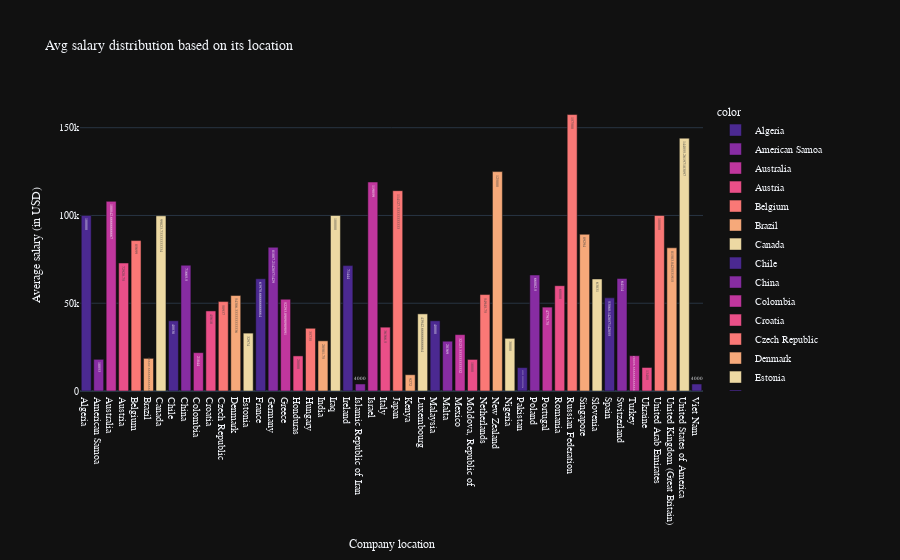

Write notebook code for a chart like this one.
### Markdown cell above
#### 2.7 Salary based on company location

Now the Salary distribution for the data jobs all across the world based on its location.

### Code cell
sal_dis = df.groupby('company_location')['salary_in_usd'].mean()
fig = px.bar(x = sal_dis.index, y = sal_dis.values,
             text = sal_dis.values,
             color = sal_dis.index,
             color_discrete_sequence=px.colors.sequential.Agsunset,
             title = 'Avg salary distribution based on its location',
             template = 'plotly_dark'
             )
fig.update_layout(
    xaxis_title="Company location",
    yaxis_title="Average salary (in USD)",
    font = dict(size=10,family="Franklin Gothic"))
fig.show()

### Figure 1 — Plotly figure (JSON) as saved in the notebook; plotly's stock layout.template omitted (floating-point values rounded to 4 significant figures)
{"data": [{"alignmentgroup": "True", "hovertemplate": "color=Algeria<br>x=%{x}<br>y=%{y}<br>text=%{text}<extra></extra>", "legendgroup": "Algeria", "marker": {"color": "rgb(75, 41, 145)", "pattern": {"shape": ""}}, "name": "Algeria", "offsetgroup": "Algeria", "orientation": "v", "showlegend": true, "text": [100000], "textposition": "auto", "type": "bar", "x": ["Algeria"], "xaxis": "x", "y": [100000], "yaxis": "y"}, {"alignmentgroup": "True", "hovertemplate": "color=American Samoa<br>x=%{x}<br>y=%{y}<br>text=%{text}<extra></extra>", "legendgroup": "American Samoa", "marker": {"color": "rgb(135, 44, 162)", "pattern": {"shape": ""}}, "name": "American Samoa", "offsetgroup": "American Samoa", "orientation": "v", "showlegend": true, "text": [18053], "textposition": "auto", "type": "bar", "x": ["American Samoa"], "xaxis": "x", "y": [18053], "yaxis": "y"}, {"alignmentgroup": "True", "hovertemplate": "color=Australia<br>x=%{x}<br>y=%{y}<br>text=%{text}<extra></extra>", "legendgroup": "Australia", "marker": {"color": "rgb(192, 54, 157)", "pattern": {"shape": ""}}, "name": "Australia", "offsetgroup": "Australia", "orientation": "v", "showlegend": true, "text": [108000.0], "textposition": "auto", "type": "bar", "x": ["Australia"], "xaxis": "x", "y": [108000.0], "yaxis": "y"}, {"alignmentgroup": "True", "hovertemplate": "color=Austria<br>x=%{x}<br>y=%{y}<br>text=%{text}<extra></extra>", "legendgroup": "Austria", "marker": {"color": "rgb(234, 79, 136)", "pattern": {"shape": ""}}, "name": "Austria", "offsetgroup": "Austria", "orientation": "v", "showlegend": true, "text": [72920.0], "textposition": "auto", "type": "bar", "x": ["Austria"], "xaxis": "x", "y": [72920.0], "yaxis": "y"}, {"alignmentgroup": "True", "hovertemplate": "color=Belgium<br>x=%{x}<br>y=%{y}<br>text=%{text}<extra></extra>", "legendgroup": "Belgium", "marker": {"color": "rgb(250, 120, 118)", "pattern": {"shape": ""}}, "name": "Belgium", "offsetgroup": "Belgium", "orientation": "v", "showlegend": true, "text": [85699], "textposition": "auto", "type": "bar", "x": ["Belgium"], "xaxis": "x", "y": [85699], "yaxis": "y"}, {"alignmentgroup": "True", "hovertemplate": "color=Brazil<br>x=%{x}<br>y=%{y}<br>text=%{text}<extra></extra>", "legendgroup": "Brazil", "marker": {"color": "rgb(246, 169, 122)", "pattern": {"shape": ""}}, "name": "Brazil", "offsetgroup": "Brazil", "orientation": "v", "showlegend": true, "text": [18600.0], "textposition": "auto", "type": "bar", "x": ["Brazil"], "xaxis": "x", "y": [18600.0], "yaxis": "y"}, {"alignmentgroup": "True", "hovertemplate": "color=Canada<br>x=%{x}<br>y=%{y}<br>text=%{text}<extra></extra>", "legendgroup": "Canada", "marker": {"color": "rgb(237, 217, 163)", "pattern": {"shape": ""}}, "name": "Canada", "offsetgroup": "Canada", "orientation": "v", "showlegend": true, "text": [99820.0], "textposition": "auto", "type": "bar", "x": ["Canada"], "xaxis": "x", "y": [99820.0], "yaxis": "y"}, {"alignmentgroup": "True", "hovertemplate": "color=Chile<br>x=%{x}<br>y=%{y}<br>text=%{text}<extra></extra>", "legendgroup": "Chile", "marker": {"color": "rgb(75, 41, 145)", "pattern": {"shape": ""}}, "name": "Chile", "offsetgroup": "Chile", "orientation": "v", "showlegend": true, "text": [40038], "textposition": "auto", "type": "bar", "x": ["Chile"], "xaxis": "x", "y": [40038], "yaxis": "y"}, {"alignmentgroup": "True", "hovertemplate": "color=China<br>x=%{x}<br>y=%{y}<br>text=%{text}<extra></extra>", "legendgroup": "China", "marker": {"color": "rgb(135, 44, 162)", "pattern": {"shape": ""}}, "name": "China", "offsetgroup": "China", "orientation": "v", "showlegend": true, "text": [71670.0], "textposition": "auto", "type": "bar", "x": ["China"], "xaxis": "x", "y": [71670.0], "yaxis": "y"}, {"alignmentgroup": "True", "hovertemplate": "color=Colombia<br>x=%{x}<br>y=%{y}<br>text=%{text}<extra></extra>", "legendgroup": "Colombia", "marker": {"color": "rgb(192, 54, 157)", "pattern": {"shape": ""}}, "name": "Colombia", "offsetgroup": "Colombia", "orientation": "v", "showlegend": true, "text": [21844], "textposition": "auto", "type": "bar", "x": ["Colombia"], "xaxis": "x", "y": [21844], "yaxis": "y"}, {"alignmentgroup": "True", "hovertemplate": "color=Croatia<br>x=%{x}<br>y=%{y}<br>text=%{text}<extra></extra>", "legendgroup": "Croatia", "marker": {"color": "rgb(234, 79, 136)", "pattern": {"shape": ""}}, "name": "Croatia", "offsetgroup": "Croatia", "orientation": "v", "showlegend": true, "text": [45618], "textposition": "auto", "type": "bar", "x": ["Croatia"], "xaxis": "x", "y": [45618], "yaxis": "y"}, {"alignmentgroup": "True", "hovertemplate": "color=Czech Republic<br>x=%{x}<br>y=%{y}<br>text=%{text}<extra></extra>", "legendgroup": "Czech Republic", "marker": {"color": "rgb(250, 120, 118)", "pattern": {"shape": ""}}, "name": "Czech Republic", "offsetgroup": "Czech Republic", "orientation": "v", "showlegend": true, "text": [50937], "textposition": "auto", "type": "bar", "x": ["Czech Republic"], "xaxis": "x", "y": [50937], "yaxis": "y"}, {"alignmentgroup": "True", "hovertemplate": "color=Denmark<br>x=%{x}<br>y=%{y}<br>text=%{text}<extra></extra>", "legendgroup": "Denmark", "marker": {"color": "rgb(246, 169, 122)", "pattern": {"shape": ""}}, "name": "Denmark", "offsetgroup": "Denmark", "orientation": "v", "showlegend": true, "text": [54390.0], "textposition": "auto", "type": "bar", "x": ["Denmark"], "xaxis": "x", "y": [54390.0], "yaxis": "y"}, {"alignmentgroup": "True", "hovertemplate": "color=Estonia<br>x=%{x}<br>y=%{y}<br>text=%{text}<extra></extra>", "legendgroup": "Estonia", "marker": {"color": "rgb(237, 217, 163)", "pattern": {"shape": ""}}, "name": "Estonia", "offsetgroup": "Estonia", "orientation": "v", "showlegend": true, "text": [32974], "textposition": "auto", "type": "bar", "x": ["Estonia"], "xaxis": "x", "y": [32974], "yaxis": "y"}, {"alignmentgroup": "True", "hovertemplate": "color=France<br>x=%{x}<br>y=%{y}<br>text=%{text}<extra></extra>", "legendgroup": "France", "marker": {"color": "rgb(75, 41, 145)", "pattern": {"shape": ""}}, "name": "France", "offsetgroup": "France", "orientation": "v", "showlegend": true, "text": [63970.0], "textposition": "auto", "type": "bar", "x": ["France"], "xaxis": "x", "y": [63970.0], "yaxis": "y"}, {"alignmentgroup": "True", "hovertemplate": "color=Germany<br>x=%{x}<br>y=%{y}<br>text=%{text}<extra></extra>", "legendgroup": "Germany", "marker": {"color": "rgb(135, 44, 162)", "pattern": {"shape": ""}}, "name": "Germany", "offsetgroup": "Germany", "orientation": "v", "showlegend": true, "text": [81890.0], "textposition": "auto", "type": "bar", "x": ["Germany"], "xaxis": "x", "y": [81890.0], "yaxis": "y"}, {"alignmentgroup": "True", "hovertemplate": "color=Greece<br>x=%{x}<br>y=%{y}<br>text=%{text}<extra></extra>", "legendgroup": "Greece", "marker": {"color": "rgb(192, 54, 157)", "pattern": {"shape": ""}}, "name": "Greece", "offsetgroup": "Greece", "orientation": "v", "showlegend": true, "text": [52290.0], "textposition": "auto", "type": "bar", "x": ["Greece"], "xaxis": "x", "y": [52290.0], "yaxis": "y"}, {"alignmentgroup": "True", "hovertemplate": "color=Honduras<br>x=%{x}<br>y=%{y}<br>text=%{text}<extra></extra>", "legendgroup": "Honduras", "marker": {"color": "rgb(234, 79, 136)", "pattern": {"shape": ""}}, "name": "Honduras", "offsetgroup": "Honduras", "orientation": "v", "showlegend": true, "text": [20000], "textposition": "auto", "type": "bar", "x": ["Honduras"], "xaxis": "x", "y": [20000], "yaxis": "y"}, {"alignmentgroup": "True", "hovertemplate": "color=Hungary<br>x=%{x}<br>y=%{y}<br>text=%{text}<extra></extra>", "legendgroup": "Hungary", "marker": {"color": "rgb(250, 120, 118)", "pattern": {"shape": ""}}, "name": "Hungary", "offsetgroup": "Hungary", "orientation": "v", "showlegend": true, "text": [35735], "textposition": "auto", "type": "bar", "x": ["Hungary"], "xaxis": "x", "y": [35735], "yaxis": "y"}, {"alignmentgroup": "True", "hovertemplate": "color=India<br>x=%{x}<br>y=%{y}<br>text=%{text}<extra></extra>", "legendgroup": "India", "marker": {"color": "rgb(246, 169, 122)", "pattern": {"shape": ""}}, "name": "India", "offsetgroup": "India", "orientation": "v", "showlegend": true, "text": [28580.0], "textposition": "auto", "type": "bar", "x": ["India"], "xaxis": "x", "y": [28580.0], "yaxis": "y"}, {"alignmentgroup": "True", "hovertemplate": "color=Iraq<br>x=%{x}<br>y=%{y}<br>text=%{text}<extra></extra>", "legendgroup": "Iraq", "marker": {"color": "rgb(237, 217, 163)", "pattern": {"shape": ""}}, "name": "Iraq", "offsetgroup": "Iraq", "orientation": "v", "showlegend": true, "text": [100000], "textposition": "auto", "type": "bar", "x": ["Iraq"], "xaxis": "x", "y": [100000], "yaxis": "y"}, {"alignmentgroup": "True", "hovertemplate": "color=Ireland<br>x=%{x}<br>y=%{y}<br>text=%{text}<extra></extra>", "legendgroup": "Ireland", "marker": {"color": "rgb(75, 41, 145)", "pattern": {"shape": ""}}, "name": "Ireland", "offsetgroup": "Ireland", "orientation": "v", "showlegend": true, "text": [71444], "textposition": "auto", "type": "bar", "x": ["Ireland"], "xaxis": "x", "y": [71444], "yaxis": "y"}, {"alignmentgroup": "True", "hovertemplate": "color=Islamic Republic of Iran<br>x=%{x}<br>y=%{y}<br>text=%{text}<extra></extra>", "legendgroup": "Islamic Republic of Iran", "marker": {"color": "rgb(135, 44, 162)", "pattern": {"shape": ""}}, "name": "Islamic Republic of Iran", "offsetgroup": "Islamic Republic of Iran", "orientation": "v", "showlegend": true, "text": [4000], "textposition": "auto", "type": "bar", "x": ["Islamic Republic of Iran"], "xaxis": "x", "y": [4000], "yaxis": "y"}, {"alignmentgroup": "True", "hovertemplate": "color=Israel<br>x=%{x}<br>y=%{y}<br>text=%{text}<extra></extra>", "legendgroup": "Israel", "marker": {"color": "rgb(192, 54, 157)", "pattern": {"shape": ""}}, "name": "Israel", "offsetgroup": "Israel", "orientation": "v", "showlegend": true, "text": [119059], "textposition": "auto", "type": "bar", "x": ["Israel"], "xaxis": "x", "y": [119059], "yaxis": "y"}, {"alignmentgroup": "True", "hovertemplate": "color=Italy<br>x=%{x}<br>y=%{y}<br>text=%{text}<extra></extra>", "legendgroup": "Italy", "marker": {"color": "rgb(234, 79, 136)", "pattern": {"shape": ""}}, "name": "Italy", "offsetgroup": "Italy", "orientation": "v", "showlegend": true, "text": [36370.0], "textposition": "auto", "type": "bar", "x": ["Italy"], "xaxis": "x", "y": [36370.0], "yaxis": "y"}, {"alignmentgroup": "True", "hovertemplate": "color=Japan<br>x=%{x}<br>y=%{y}<br>text=%{text}<extra></extra>", "legendgroup": "Japan", "marker": {"color": "rgb(250, 120, 118)", "pattern": {"shape": ""}}, "name": "Japan", "offsetgroup": "Japan", "orientation": "v", "showlegend": true, "text": [114100.0], "textposition": "auto", "type": "bar", "x": ["Japan"], "xaxis": "x", "y": [114100.0], "yaxis": "y"}, {"alignmentgroup": "True", "hovertemplate": "color=Kenya<br>x=%{x}<br>y=%{y}<br>text=%{text}<extra></extra>", "legendgroup": "Kenya", "marker": {"color": "rgb(246, 169, 122)", "pattern": {"shape": ""}}, "name": "Kenya", "offsetgroup": "Kenya", "orientation": "v", "showlegend": true, "text": [9272], "textposition": "auto", "type": "bar", "x": ["Kenya"], "xaxis": "x", "y": [9272], "yaxis": "y"}, {"alignmentgroup": "True", "hovertemplate": "color=Luxembourg<br>x=%{x}<br>y=%{y}<br>text=%{text}<extra></extra>", "legendgroup": "Luxembourg", "marker": {"color": "rgb(237, 217, 163)", "pattern": {"shape": ""}}, "name": "Luxembourg", "offsetgroup": "Luxembourg", "orientation": "v", "showlegend": true, "text": [43940.0], "textposition": "auto", "type": "bar", "x": ["Luxembourg"], "xaxis": "x", "y": [43940.0], "yaxis": "y"}, {"alignmentgroup": "True", "hovertemplate": "color=Malaysia<br>x=%{x}<br>y=%{y}<br>text=%{text}<extra></extra>", "legendgroup": "Malaysia", "marker": {"color": "rgb(75, 41, 145)", "pattern": {"shape": ""}}, "name": "Malaysia", "offsetgroup": "Malaysia", "orientation": "v", "showlegend": true, "text": [40000], "textposition": "auto", "type": "bar", "x": ["Malaysia"], "xaxis": "x", "y": [40000], "yaxis": "y"}, {"alignmentgroup": "True", "hovertemplate": "color=Malta<br>x=%{x}<br>y=%{y}<br>text=%{text}<extra></extra>", "legendgroup": "Malta", "marker": {"color": "rgb(135, 44, 162)", "pattern": {"shape": ""}}, "name": "Malta", "offsetgroup": "Malta", "orientation": "v", "showlegend": true, "text": [28369], "textposition": "auto", "type": "bar", "x": ["Malta"], "xaxis": "x", "y": [28369], "yaxis": "y"}, {"alignmentgroup": "True", "hovertemplate": "color=Mexico<br>x=%{x}<br>y=%{y}<br>text=%{text}<extra></extra>", "legendgroup": "Mexico", "marker": {"color": "rgb(192, 54, 157)", "pattern": {"shape": ""}}, "name": "Mexico", "offsetgroup": "Mexico", "orientation": "v", "showlegend": true, "text": [32120.0], "textposition": "auto", "type": "bar", "x": ["Mexico"], "xaxis": "x", "y": [32120.0], "yaxis": "y"}, {"alignmentgroup": "True", "hovertemplate": "color=Moldova, Republic of<br>x=%{x}<br>y=%{y}<br>text=%{text}<extra></extra>", "legendgroup": "Moldova, Republic of", "marker": {"color": "rgb(234, 79, 136)", "pattern": {"shape": ""}}, "name": "Moldova, Republic of", "offsetgroup": "Moldova, Republic of", "orientation": "v", "showlegend": true, "text": [18000], "textposition": "auto", "type": "bar", "x": ["Moldova, Republic of"], "xaxis": "x", "y": [18000], "yaxis": "y"}, {"alignmentgroup": "True", "hovertemplate": "color=Netherlands<br>x=%{x}<br>y=%{y}<br>text=%{text}<extra></extra>", "legendgroup": "Netherlands", "marker": {"color": "rgb(250, 120, 118)", "pattern": {"shape": ""}}, "name": "Netherlands", "offsetgroup": "Netherlands", "orientation": "v", "showlegend": true, "text": [54950.0], "textposition": "auto", "type": "bar", "x": ["Netherlands"], "xaxis": "x", "y": [54950.0], "yaxis": "y"}, {"alignmentgroup": "True", "hovertemplate": "color=New Zealand<br>x=%{x}<br>y=%{y}<br>text=%{text}<extra></extra>", "legendgroup": "New Zealand", "marker": {"color": "rgb(246, 169, 122)", "pattern": {"shape": ""}}, "name": "New Zealand", "offsetgroup": "New Zealand", "orientation": "v", "showlegend": true, "text": [125000], "textposition": "auto", "type": "bar", "x": ["New Zealand"], "xaxis": "x", "y": [125000], "yaxis": "y"}, {"alignmentgroup": "True", "hovertemplate": "color=Nigeria<br>x=%{x}<br>y=%{y}<br>text=%{text}<extra></extra>", "legendgroup": "Nigeria", "marker": {"color": "rgb(237, 217, 163)", "pattern": {"shape": ""}}, "name": "Nigeria", "offsetgroup": "Nigeria", "orientation": "v", "showlegend": true, "text": [30000], "textposition": "auto", "type": "bar", "x": ["Nigeria"], "xaxis": "x", "y": [30000], "yaxis": "y"}, {"alignmentgroup": "True", "hovertemplate": "color=Pakistan<br>x=%{x}<br>y=%{y}<br>text=%{text}<extra></extra>", "legendgroup": "Pakistan", "marker": {"color": "rgb(75, 41, 145)", "pattern": {"shape": ""}}, "name": "Pakistan", "offsetgroup": "Pakistan", "orientation": "v", "showlegend": true, "text": [13330.0], "textposition": "auto", "type": "bar", "x": ["Pakistan"], "xaxis": "x", "y": [13330.0], "yaxis": "y"}, {"alignmentgroup": "True", "hovertemplate": "color=Poland<br>x=%{x}<br>y=%{y}<br>text=%{text}<extra></extra>", "legendgroup": "Poland", "marker": {"color": "rgb(135, 44, 162)", "pattern": {"shape": ""}}, "name": "Poland", "offsetgroup": "Poland", "orientation": "v", "showlegend": true, "text": [66080.0], "textposition": "auto", "type": "bar", "x": ["Poland"], "xaxis": "x", "y": [66080.0], "yaxis": "y"}, {"alignmentgroup": "True", "hovertemplate": "color=Portugal<br>x=%{x}<br>y=%{y}<br>text=%{text}<extra></extra>", "legendgroup": "Portugal", "marker": {"color": "rgb(192, 54, 157)", "pattern": {"shape": ""}}, "name": "Portugal", "offsetgroup": "Portugal", "orientation": "v", "showlegend": true, "text": [47790.0], "textposition": "auto", "type": "bar", "x": ["Portugal"], "xaxis": "x", "y": [47790.0], "yaxis": "y"}, {"alignmentgroup": "True", "hovertemplate": "color=Romania<br>x=%{x}<br>y=%{y}<br>text=%{text}<extra></extra>", "legendgroup": "Romania", "marker": {"color": "rgb(234, 79, 136)", "pattern": {"shape": ""}}, "name": "Romania", "offsetgroup": "Romania", "orientation": "v", "showlegend": true, "text": [60000], "textposition": "auto", "type": "bar", "x": ["Romania"], "xaxis": "x", "y": [60000], "yaxis": "y"}, {"alignmentgroup": "True", "hovertemplate": "color=Russian Federation<br>x=%{x}<br>y=%{y}<br>text=%{text}<extra></extra>", "legendgroup": "Russian Federation", "marker": {"color": "rgb(250, 120, 118)", "pattern": {"shape": ""}}, "name": "Russian Federation", "offsetgroup": "Russian Federation", "orientation": "v", "showlegend": true, "text": [157500], "textposition": "auto", "type": "bar", "x": ["Russian Federation"], "xaxis": "x", "y": [157500], "yaxis": "y"}, {"alignmentgroup": "True", "hovertemplate": "color=Singapore<br>x=%{x}<br>y=%{y}<br>text=%{text}<extra></extra>", "legendgroup": "Singapore", "marker": {"color": "rgb(246, 169, 122)", "pattern": {"shape": ""}}, "name": "Singapore", "offsetgroup": "Singapore", "orientation": "v", "showlegend": true, "text": [89294], "textposition": "auto", "type": "bar", "x": ["Singapore"], "xaxis": "x", "y": [89294], "yaxis": "y"}, {"alignmentgroup": "True", "hovertemplate": "color=Slovenia<br>x=%{x}<br>y=%{y}<br>text=%{text}<extra></extra>", "legendgroup": "Slovenia", "marker": {"color": "rgb(237, 217, 163)", "pattern": {"shape": ""}}, "name": "Slovenia", "offsetgroup": "Slovenia", "orientation": "v", "showlegend": true, "text": [63831], "textposition": "auto", "type": "bar", "x": ["Slovenia"], "xaxis": "x", "y": [63831], "yaxis": "y"}, {"alignmentgroup": "True", "hovertemplate": "color=Spain<br>x=%{x}<br>y=%{y}<br>text=%{text}<extra></extra>", "legendgroup": "Spain", "marker": {"color": "rgb(75, 41, 145)", "pattern": {"shape": ""}}, "name": "Spain", "offsetgroup": "Spain", "orientation": "v", "showlegend": true, "text": [53060.0], "textposition": "auto", "type": "bar", "x": ["Spain"], "xaxis": "x", "y": [53060.0], "yaxis": "y"}, {"alignmentgroup": "True", "hovertemplate": "color=Switzerland<br>x=%{x}<br>y=%{y}<br>text=%{text}<extra></extra>", "legendgroup": "Switzerland", "marker": {"color": "rgb(135, 44, 162)", "pattern": {"shape": ""}}, "name": "Switzerland", "offsetgroup": "Switzerland", "orientation": "v", "showlegend": true, "text": [64114], "textposition": "auto", "type": "bar", "x": ["Switzerland"], "xaxis": "x", "y": [64114], "yaxis": "y"}, {"alignmentgroup": "True", "hovertemplate": "color=Turkey<br>x=%{x}<br>y=%{y}<br>text=%{text}<extra></extra>", "legendgroup": "Turkey", "marker": {"color": "rgb(192, 54, 157)", "pattern": {"shape": ""}}, "name": "Turkey", "offsetgroup": "Turkey", "orientation": "v", "showlegend": true, "text": [20100.0], "textposition": "auto", "type": "bar", "x": ["Turkey"], "xaxis": "x", "y": [20100.0], "yaxis": "y"}, {"alignmentgroup": "True", "hovertemplate": "color=Ukraine<br>x=%{x}<br>y=%{y}<br>text=%{text}<extra></extra>", "legendgroup": "Ukraine", "marker": {"color": "rgb(234, 79, 136)", "pattern": {"shape": ""}}, "name": "Ukraine", "offsetgroup": "Ukraine", "orientation": "v", "showlegend": true, "text": [13400], "textposition": "auto", "type": "bar", "x": ["Ukraine"], "xaxis": "x", "y": [13400], "yaxis": "y"}, {"alignmentgroup": "True", "hovertemplate": "color=United Arab Emirates<br>x=%{x}<br>y=%{y}<br>text=%{text}<extra></extra>", "legendgroup": "United Arab Emirates", "marker": {"color": "rgb(250, 120, 118)", "pattern": {"shape": ""}}, "name": "United Arab Emirates", "offsetgroup": "United Arab Emirates", "orientation": "v", "showlegend": true, "text": [100000], "textposition": "auto", "type": "bar", "x": ["United Arab Emirates"], "xaxis": "x", "y": [100000], "yaxis": "y"}, {"alignmentgroup": "True", "hovertemplate": "color=United Kingdom (Great Britain)<br>x=%{x}<br>y=%{y}<br>text=%{text}<extra></extra>", "legendgroup": "United Kingdom (Great Britain)", "marker": {"color": "rgb(246, 169, 122)", "pattern": {"shape": ""}}, "name": "United Kingdom (Great Britain)", "offsetgroup": "United Kingdom (Great Britain)", "orientation": "v", "showlegend": true, "text": [81580.0], "textposition": "auto", "type": "bar", "x": ["United Kingdom (Great Britain)"], "xaxis": "x", "y": [81580.0], "yaxis": "y"}, {"alignmentgroup": "True", "hovertemplate": "color=United States of America<br>x=%{x}<br>y=%{y}<br>text=%{text}<extra></extra>", "legendgroup": "United States of America", "marker": {"color": "rgb(237, 217, 163)", "pattern": {"shape": ""}}, "name": "United States of America", "offsetgroup": "United States of America", "orientation": "v", "showlegend": true, "text": [144100.0], "textposition": "auto", "type": "bar", "x": ["United States of America"], "xaxis": "x", "y": [144100.0], "yaxis": "y"}, {"alignmentgroup": "True", "hovertemplate": "color=Viet Nam<br>x=%{x}<br>y=%{y}<br>text=%{text}<extra></extra>", "legendgroup": "Viet Nam", "marker": {"color": "rgb(75, 41, 145)", "pattern": {"shape": ""}}, "name": "Viet Nam", "offsetgroup": "Viet Nam", "orientation": "v", "showlegend": true, "text": [4000], "textposition": "auto", "type": "bar", "x": ["Viet Nam"], "xaxis": "x", "y": [4000], "yaxis": "y"}], "layout": {"barmode": "relative", "font": {"family": "Franklin Gothic", "size": 10}, "legend": {"title": {"text": "color"}, "tracegroupgap": 0}, "title": {"text": "Avg salary distribution based on its location"}, "xaxis": {"anchor": "y", "domain": [0, 1], "title": {"text": "Company location"}}, "yaxis": {"anchor": "x", "domain": [0, 1], "title": {"text": "Average salary (in USD)"}}}}
